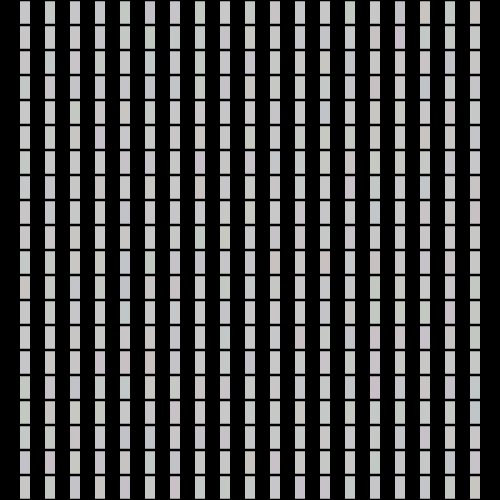
Frame 1 (no input)
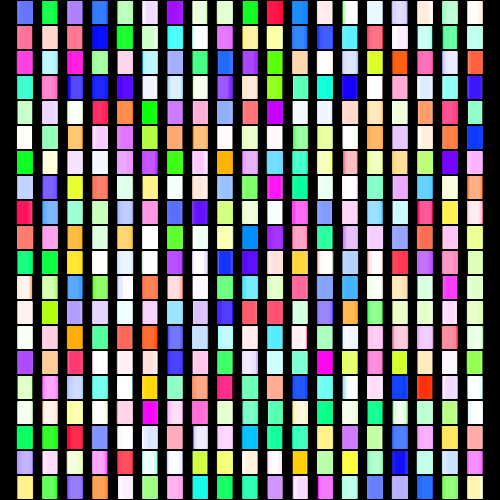
Frame 60 (the mouse pressed at the canvas centre just before this capture)
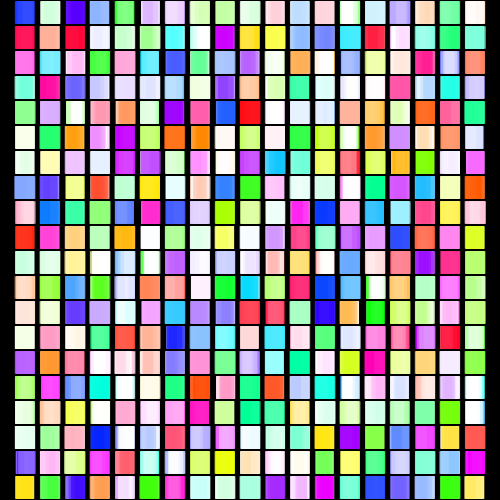
Frame 120 (the mouse held since frame 60 and released just before this capture)

The Processing sketch that drew these frames (run headless with seeded random() and noise(); from frame 60 on, the mouse is pressed at the canvas centre):

// Processing sketch: processing_135545
// ── processing_135545.pde

ArrayList<Node> nodes = new ArrayList<Node>();
float colsize;

float t = 0;
float spd = 0;

void setup() {
  rectMode(CENTER);
  colorMode(HSB);
  size(500, 500);  
  colsize = width / 20;
  for (float x = colsize; x < width; x+=colsize) {
    for (float y = colsize/2; y < height; y+=colsize) {
      nodes.add(new Node(x, y, colsize/2));
    }
  }
  background(0);
}

void draw() {
  for (Node n : nodes) {
    n.run();
  }
  
  t += .001;//map(mouseX, 0, width, 0, .1);
  // map(mouseY, 0, height, 0, 100)
  spd = abs(sin(t) * 40) + 1;
}


class Node {
  float r;
  PVector loc, hsb, hsb_vel;
  float speed;
  color c;

  Node(float x, float y, float _r) {
    loc = new PVector(x, y);
    r = _r;
    speed = 1;
    c = color(255);
    hsb = new PVector(random(255), 0, 255);
    hsb_vel = new PVector(0, random(.001, 10), 0);
  }

  void run() {
    update();
    display();
  }

  void display() {
    fill(hsb.x, hsb.y, hsb.z, 200);
    noStroke();
    rect(loc.x + random(-speed, speed), loc.y, r * .8, r * 1.8);
  }

  void update() {
    speed = spd;
    hsb.add(hsb_vel);
    if (hsb.y > 255 || hsb.y < 0) {
     hsb_vel.y = hsb_vel.y * -1;
    }
  }
}
